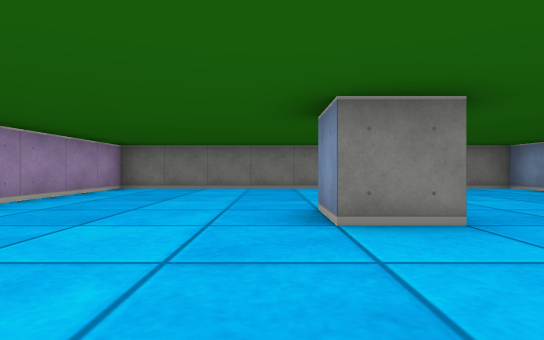
[1] (above)

22 first-person views from a walk through a cub3D ray-caster map. The camera is about half as high as the walls, looks level and sees 80° across. The floor is counted in squares. Each view is taken from the middle of a square. On the plan, view 1 faces up. The plan holds only what a view shows up to about 9 squares ahead; the rest is blank.

[2]
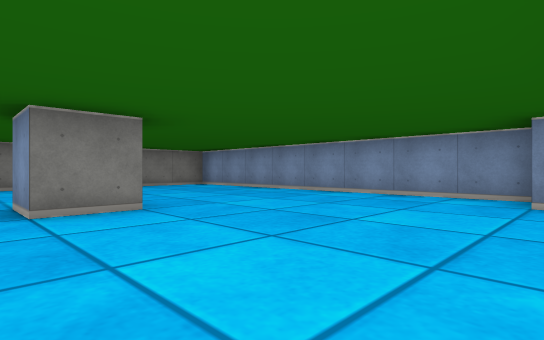

[3]
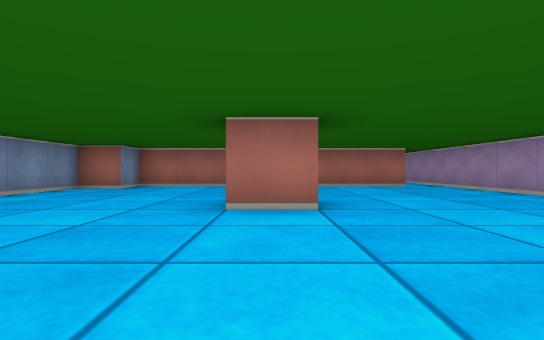

[4]
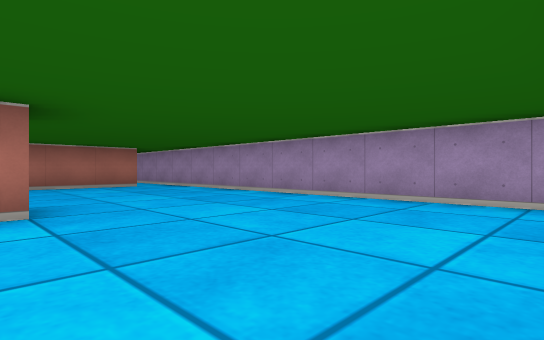

[5]
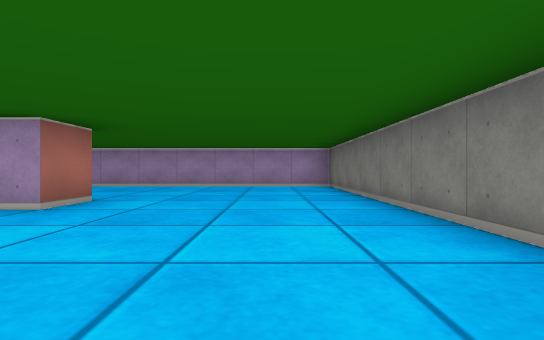

[6]
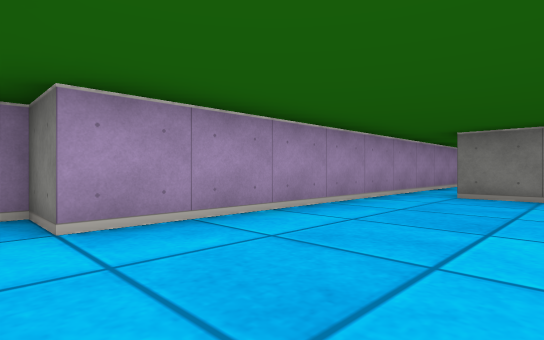

[7]
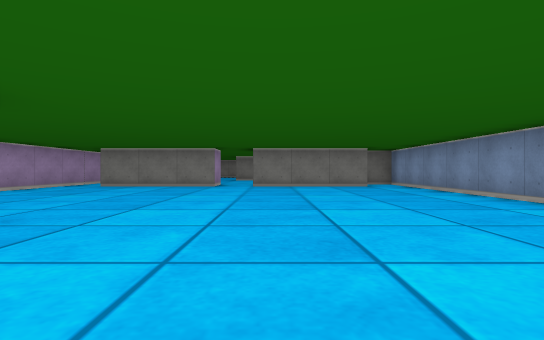

[8]
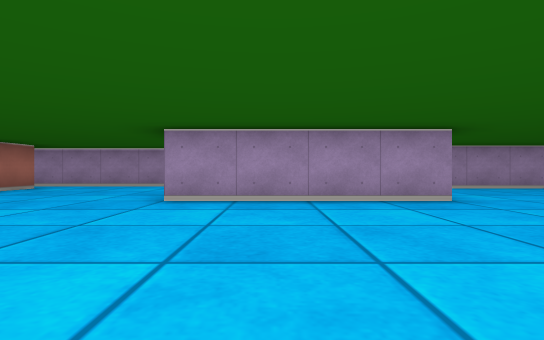

[9]
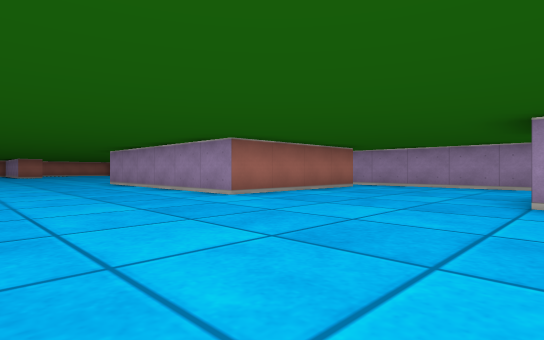

[10]
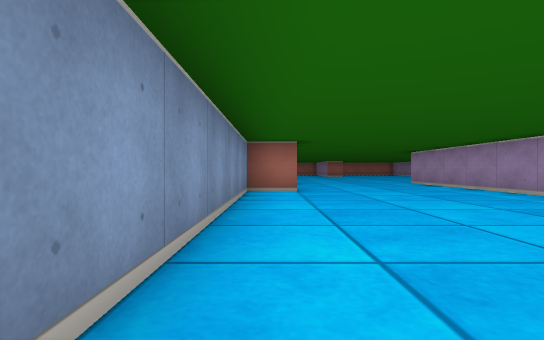

[11]
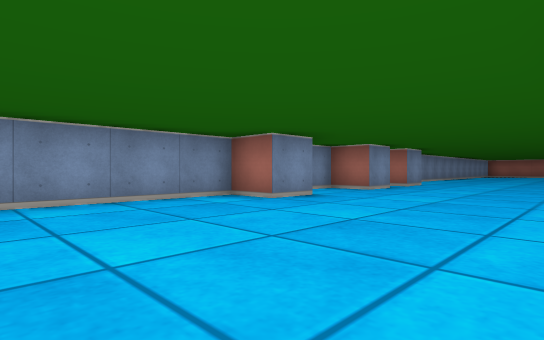

[12]
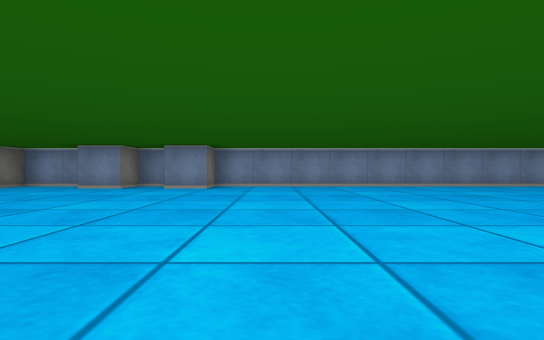

[13]
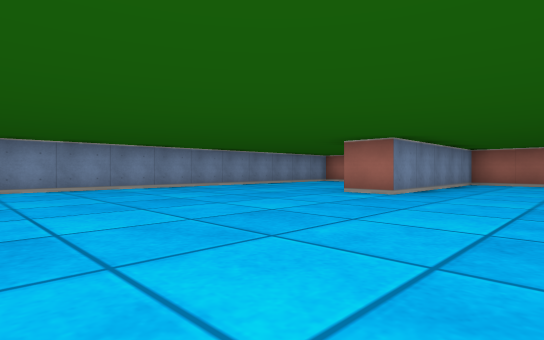

[14]
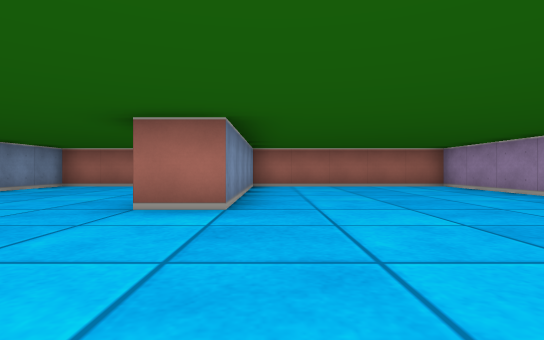

[15]
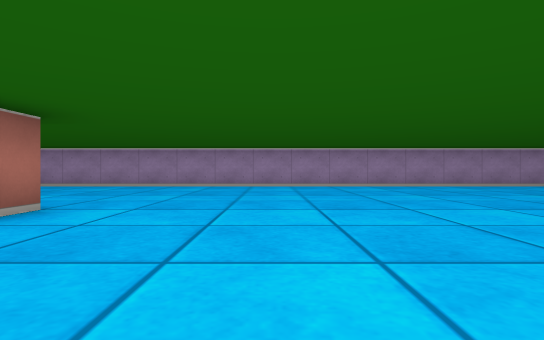

[16]
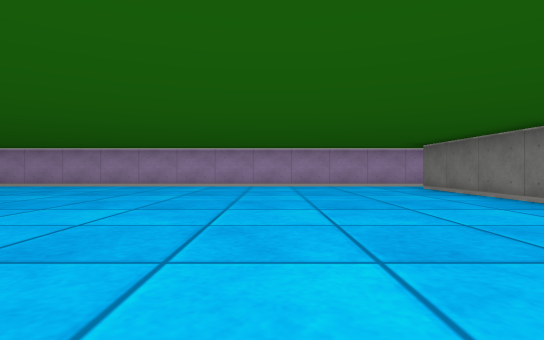

[17]
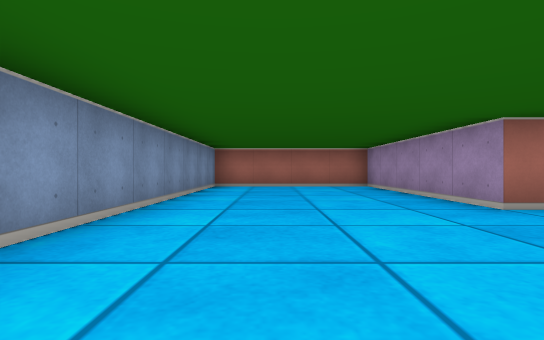

[18]
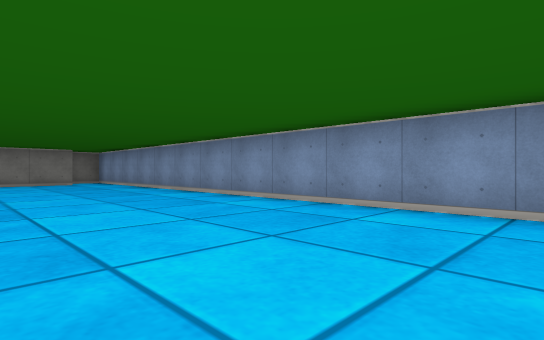

[19]
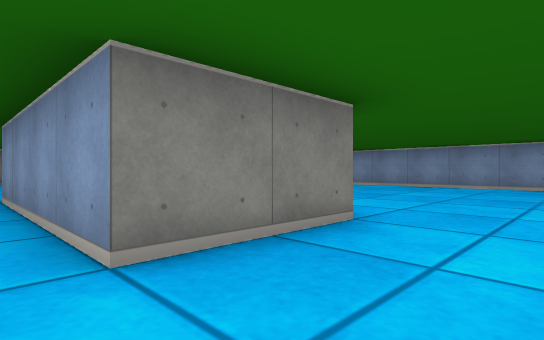

[20]
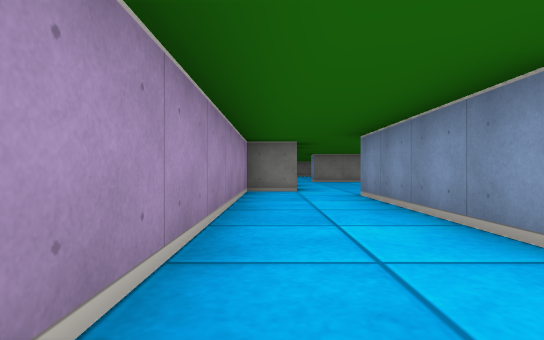

[21]
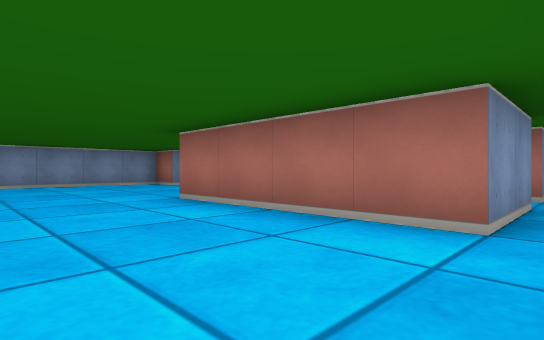

[22]
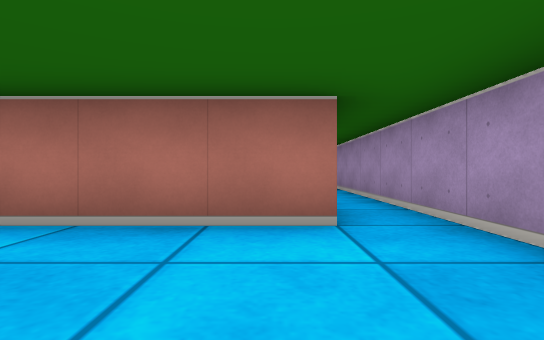

### Floor plan
Points are (right, up) in squares from view 1. A wall is a line through its corners. A room is listed if a view was taken in it or the views show most of it. See-through windows are left out.
Room 1 (views 1, 2, 3, 4, 5)
walls: (1.6, 2.5) (0.5, 2.5) (0.5, 3.5) (1.5, 3.5) (1.5, 3); (2.1, -1.5) (4.5, -1.5) (4.5, -0.5) (5.5, -0.5) (5.5, 7.5) (-3.5, 7.5) (-3.5, -1.5); (-2.6, -1.5) (-0.1, -1.5)
ways out: opening at (-3, -2) to room 2; opening at (1, -2) to room 2
Room 2 (views 6, 7, 8, 9, 10, 11, 12, 13, 14, 15, 16, 17, 18, 19, 20, 21, 22)
walls: (-0.1, -22.5) (-3.5, -22.5); (4.5, -19.5) (4.5, -18.5) (5.5, -18.5) (5.5, -2); (-3.5, -18.5) (-3.5, -16.5) (0.5, -16.5) (0.5, -21.2); (5.5, -23.2) (5.5, -22.5) (4.5, -22.5) (4.5, -21.5) (5.5, -21.5) (5.5, -19.5) (4.8, -19.5); (-0.5, -8.5) (-0.5, -12.5) (-2.5, -12.5) (-2.5, -8.5); (0.5, -37.2) (0.5, -32.5) (1.5, -32.5) (1.5, -37.5) (5.5, -37.5) (5.5, -24.5) (4.5, -24.5) (4.5, -23.5) (5, -23.5); (0.5, -2.5) (-2.5, -2.5); (4.6, -2.5) (1.5, -2.5); (-3.5, -1.5) (-3.5, -7.5) (-4.5, -7.5) (-4.5, -37.5) (0.5, -37.5)
ways out: opening at (-3, -2) to room 1; opening at (1, -2) to room 1; opening at (-3, -19)

Where each view was taken, in squares from view 1:
view 1: 0 up, 0 right, facing up
view 2: 1 down, 0 right, facing up-right
view 3: 7 up, 1 right, facing down
view 4: 7 up, 1 right, facing down-left
view 5: 6 up, 5 right, facing left
view 6: 8 down, 1 left, facing up-left
view 7: 11 down, 2 right, facing up
view 8: 11 down, 4 right, facing left
view 9: 12 down, 4 right, facing down-left
view 10: 12 down, 5 right, facing down
view 11: 15 down, 1 right, facing down-right
view 12: 26 down, 3 left, facing right
view 13: 27 down, 2 left, facing down-right
view 14: 29 down, 0 right, facing down
view 15: 30 down, 4 right, facing left
view 16: 26 down, 4 right, facing left
view 17: 29 down, 4 right, facing down
view 18: 13 down, 2 right, facing up-right
view 19: 14 down, 3 left, facing up-right
view 20: 14 down, 4 left, facing up
view 21: 14 down, 4 left, facing down-right
view 22: 14 down, 3 left, facing down
